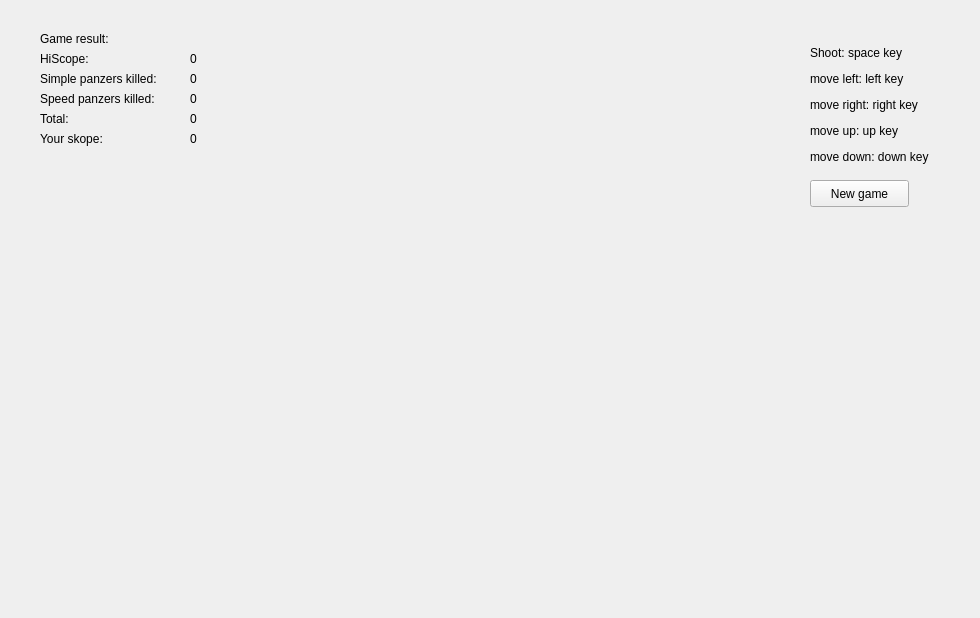
<?xml version="1.0" encoding="UTF-8"?>
<ui version="4.0">
 <class>MainWindow</class>
 <widget class="QMainWindow" name="MainWindow">
  <property name="geometry">
   <rect>
    <x>0</x>
    <y>0</y>
    <width>980</width>
    <height>618</height>
   </rect>
  </property>
  <property name="windowTitle">
   <string>MainWindow</string>
  </property>
  <widget class="QWidget" name="centralWidget">
   <widget class="QLabel" name="m_pqlabeHiScope">
    <property name="geometry">
     <rect>
      <x>190</x>
      <y>50</y>
      <width>67</width>
      <height>17</height>
     </rect>
    </property>
    <property name="text">
     <string>0</string>
    </property>
   </widget>
   <widget class="QLabel" name="label">
    <property name="geometry">
     <rect>
      <x>40</x>
      <y>50</y>
      <width>67</width>
      <height>17</height>
     </rect>
    </property>
    <property name="text">
     <string>HiScope:</string>
    </property>
   </widget>
   <widget class="QLabel" name="label_2">
    <property name="geometry">
     <rect>
      <x>40</x>
      <y>70</y>
      <width>151</width>
      <height>17</height>
     </rect>
    </property>
    <property name="text">
     <string>Simple panzers killed:</string>
    </property>
   </widget>
   <widget class="QLabel" name="m_pqlabelSimleAliensKilled">
    <property name="geometry">
     <rect>
      <x>190</x>
      <y>70</y>
      <width>67</width>
      <height>17</height>
     </rect>
    </property>
    <property name="text">
     <string>0</string>
    </property>
   </widget>
   <widget class="QLabel" name="label_3">
    <property name="geometry">
     <rect>
      <x>40</x>
      <y>90</y>
      <width>151</width>
      <height>17</height>
     </rect>
    </property>
    <property name="text">
     <string>Speed panzers killed:</string>
    </property>
   </widget>
   <widget class="QLabel" name="m_pqlabelSpeedAliensKilled">
    <property name="geometry">
     <rect>
      <x>190</x>
      <y>90</y>
      <width>67</width>
      <height>17</height>
     </rect>
    </property>
    <property name="text">
     <string>0</string>
    </property>
   </widget>
   <widget class="QLabel" name="label_4">
    <property name="geometry">
     <rect>
      <x>40</x>
      <y>130</y>
      <width>81</width>
      <height>17</height>
     </rect>
    </property>
    <property name="text">
     <string>Your skope:</string>
    </property>
   </widget>
   <widget class="QLabel" name="m_pqlabelYourScope">
    <property name="geometry">
     <rect>
      <x>190</x>
      <y>130</y>
      <width>67</width>
      <height>17</height>
     </rect>
    </property>
    <property name="text">
     <string>0</string>
    </property>
   </widget>
   <widget class="QLabel" name="label_5">
    <property name="geometry">
     <rect>
      <x>40</x>
      <y>110</y>
      <width>41</width>
      <height>17</height>
     </rect>
    </property>
    <property name="text">
     <string>Total:</string>
    </property>
   </widget>
   <widget class="QLabel" name="m_pqlabelTotalKilled">
    <property name="geometry">
     <rect>
      <x>190</x>
      <y>110</y>
      <width>67</width>
      <height>17</height>
     </rect>
    </property>
    <property name="text">
     <string>0</string>
    </property>
   </widget>
   <widget class="QLabel" name="label_6">
    <property name="geometry">
     <rect>
      <x>40</x>
      <y>30</y>
      <width>101</width>
      <height>17</height>
     </rect>
    </property>
    <property name="text">
     <string>Game result:</string>
    </property>
   </widget>
   <widget class="QLabel" name="m_pqlabelGameResult">
    <property name="geometry">
     <rect>
      <x>190</x>
      <y>30</y>
      <width>67</width>
      <height>17</height>
     </rect>
    </property>
    <property name="text">
     <string/>
    </property>
   </widget>
   <widget class="QLabel" name="m_pSpecificationKeys">
    <property name="geometry">
     <rect>
      <x>810</x>
      <y>20</y>
      <width>161</width>
      <height>171</height>
     </rect>
    </property>
    <property name="text">
     <string>&lt;html&gt;&lt;head/&gt;&lt;body&gt;&lt;p&gt;Shoot: space key&lt;/p&gt;&lt;p&gt;move left: left key&lt;/p&gt;&lt;p&gt;move right: right key&lt;/p&gt;&lt;p&gt;move up: up key&lt;/p&gt;&lt;p&gt;move down: down key&lt;/p&gt;&lt;/body&gt;&lt;/html&gt;</string>
    </property>
    <property name="wordWrap">
     <bool>true</bool>
    </property>
   </widget>
   <widget class="QPushButton" name="m_pqpbNewGame">
    <property name="geometry">
     <rect>
      <x>810</x>
      <y>180</y>
      <width>99</width>
      <height>27</height>
     </rect>
    </property>
    <property name="text">
     <string>New game</string>
    </property>
   </widget>
  </widget>
 </widget>
 <layoutdefault spacing="6" margin="11"/>
 <resources/>
 <connections/>
</ui>
